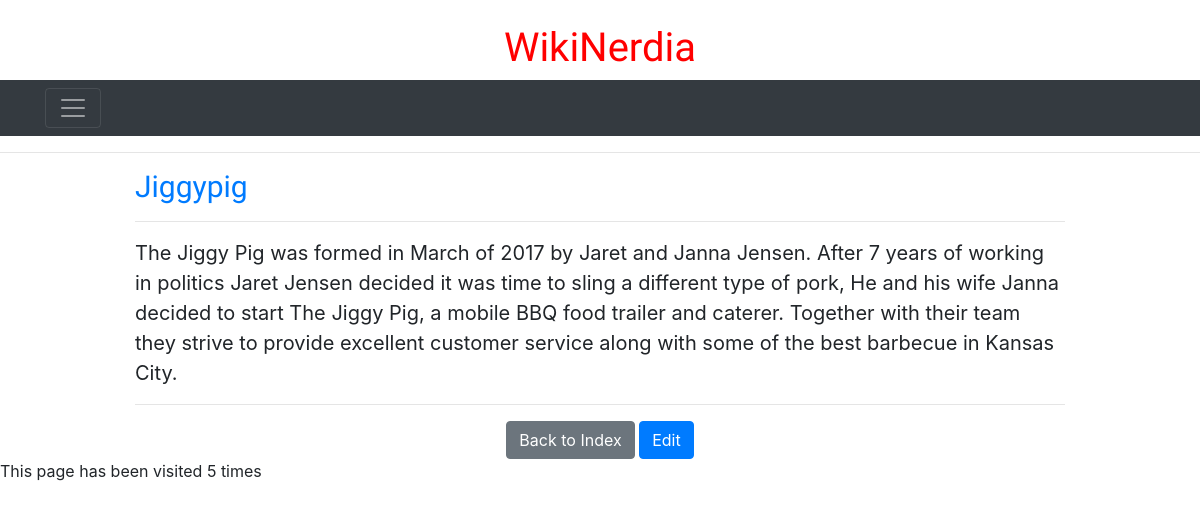
Page /wiki/Jiggypig/ on the committed database.
### wiki/models.py (models this page shows, shortened)
class Page(models.Model):
    title = models.CharField(max_length=64, primary_key=True)
    content = models.TextField()
    counter = models.IntegerField(default=0)

### wiki/views.py (the view)
# urls.py: path('<str:pk>/', views.view_page, name='detail'),
def view_page(request, pk):
    try:
        page = Page.objects.get(pk=pk)
        page.counter += 1
        page.save()
        return render(request, 'wiki/detail.html', {'page': page})
    except Page.DoesNotExist:
        return render(request, 'wiki/create_page.html', {'page_name': pk})

### wiki/templatetags/wiki_tags.py (called while the page is built)
@register.filter
def markup(text):
    return markdown.markdown(text)

@register.filter
def wikify(text):
    return wikiWord.sub(r'''
    <a href="/wiki/\1/">\1</a>
    ''', text)

### wiki/templates/wiki/detail.html (shortened to what this page needs)
{% extends "wiki/base.html" %}
{% load wiki_tags %}
{% block content %}
{% block contentTitle %}
<section>
    <nav class="navbar navbar-dark bg-dark">
        <div class="container">
            <button class="navbar-toggler" type="button" data-toggle="collapse"
                data-target="#navbarToggleExternalContent" aria-controls="navbarToggleExternalContent"
                aria-expanded="false" aria-label="Toggle navigation">
                <span class="navbar-toggler-icon"></span>
            </button>
        </div>
    </nav>
</section>
<hr />
<div class="container" style="width: 80%;">
    <h2 class="text-primary" style="font-size: 30px;">{{page.title}}</h2>
    {% endblock %}
    <hr />
    <div style="font-size: 20px; "> {{page.content|wikify|markup|safe}}</div>
    <hr />
    <div style="text-align: center;">
        <a href="{% url 'wiki:index' %}"><button class="btn btn-secondary">Back to Index</button></a>
        <a href="{% url 'wiki:edit_page' page.title%}"><button class="btn btn-primary">Edit</button></a>
    </div>
</div>
<footer>
    This page has been visited {{ page.counter }} times
</footer>
{% endblock %}

### wiki/static/wiki/style.css (style rules this page uses)
body { background: rgb(255, 255, 255); }
h2 { font-family: 'Days One', sans-serif; font-size: 15px; color: rgb(0, 143, 0); }

### rows in the picture
Page: title "Jiggypig", content|wikify "The Jiggy Pig was formed in March of 2017 by Jaret and Janna Jensen. After 7 years of working in politics Jaret Jensen decided it was time to sling a different type of pork, He and his wife Janna decided to start The Jiggy Pig, a mobile BBQ food trailer and caterer. Together with their team they strive to provide excellent customer service along with some of the best barbecue in Kansas City.", counter "5"
